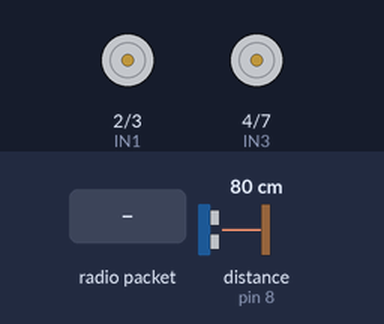
Bench run of a sketch on a simulated Arduino Uno, built with avr-gcc and run on an emulated ATmega328P. Parts: motor-driver pin pairs drawn as motors (green arrow = first pin HIGH = forward, orange = second pin HIGH = backward, longer = more drive, scaled by the enable pin). Wiring (inferred from the names in the program): ultrasonic range finder: trigger pin 9; echo pin 8. The inputs (shaded band) are chosen by the test bench; at power-on: distance to the obstacle (sensor on pin 8) 80 cm. The echo pulse lasts 58.3 µs per cm; EEPROM starts erased; no radio packets arrive unless stated.

Above: at 1.2 s.
1.3 s: radio packet "1" arrives
At 1.51 s:
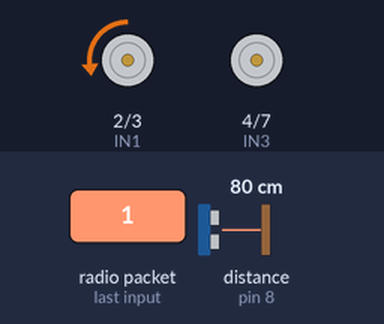
3.4 s: radio packet "0" arrives
At 4.7 s:
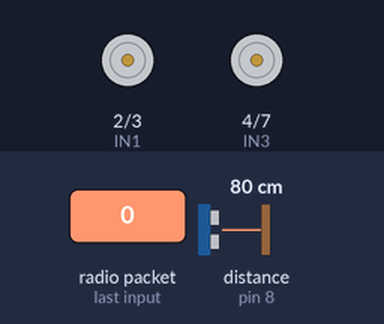
Timing chart, 0 to 6.4 s (numbered marks = the images above; inputs shaded):
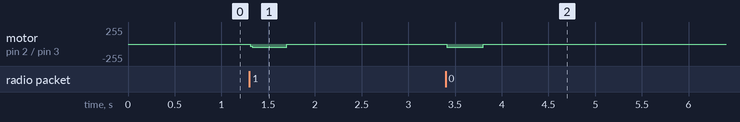

Measured:
- after the input at 1.3 s, motor on pin 2 (IN1) / pin 3 (IN2): stopped → backward 49/255 at once, → stopped 0.39 s later
- after the input at 3.4 s, motor on pin 2 (IN1) / pin 3 (IN2): stopped → backward 48/255 at once, → stopped 0.39 s later

The sketch:

aliciNrf.ino
```cpp
// ===================== ALICI (ARABA) - nRF24L01+PA+LNA =====================
// HC-05 SURUMUNUN nRF24 KARSILIGI. Kumandadan komut paketi alir, L298N ile
// 4 motoru surer, HC-SR04 ile mesafe olcer ve telemetriyi ACK PAYLOAD icinde
// kumandaya geri yollar.
//
// GEREKEN KUTUPHANE: "RF24" by TMRh20
//
// ---------------------- HC-05'TEN NE DEGISTI -------------------------
// [1] Serial hatti ARTIK BOS. #define DEBUG 1 yapip Serial Monitor'den
//     her seyi izleyebilirsin -- HC-05 surumunde bu imkansizdi.
// [2] readCommand() icindeki cerceve arama / cop byte atma / CRC dogrulama
//     KALKTI. nRF24 bize sadece CRC'si tutan tam paketleri veriyor.
// [3] RESENKRONIZASYON KALKTI. HC-05'te gerekiyordu cunku kopukken paketler
//     BT modulunun tamponunda birikip link donunce toplu dusuyordu.
//     nRF24'te boyle bir birikme yok: RX FIFO 3 paket derinliginde ve
//     her dongude tamamen bosaltiyoruz, elimizde hep EN TAZE komut kaliyor.
// [4] Ayri heartbeat gonderimi KALKTI. Telemetriyi writeAckPayload ile
//     donanim ACK'inin icine koyuyoruz; kumanda paketi gonderdigi anda
//     cevabi da almis oluyor.
// [5] crc8() fonksiyonu KALKTI (donanim CRC-16 devrede).
//
// ------------------------- BAGLANTILAR -------------------------------
//   L298N  : ENA->5, IN1->2, IN2->3, ENB->6, IN3->4, IN4->7   (DEGISMEDI)
//   HC-SR04: TRIG -> 9, ECHO -> 8                             (DEGISMEDI)
//
//   nRF24L01+PA+LNA:
//     GND  -> GND
//     VCC  -> *** 3.3V ***  (ayri AMS1117-3.3 regulator + 10-100uF kondansator)
//     CE   -> A0      <-- D9 radar TRIG'de oldugu icin analog pini digital
//                         olarak kullaniyoruz. A0 = digital 14, sorunsuz.
//     CSN  -> D10
//     SCK  -> D13
//     MOSI -> D11
//     MISO -> D12
//     IRQ  -> bos
//
//   Pin 0, 1 ve A1-A5 artik BOS.
//
// ------------------------ BESLEME UYARISI ----------------------------
// ARABADA BU DAHA KRITIK: motorlar akim cektiginde besleme cokuyor (zaten
// minVcc'yi bu yuzden izliyorsun). nRF24 3.3V'u 2.9V'un altina inerse
// modul susar. Regulatoru MOTOR BESLEMESINDEN DEGIL, mantik 5V hattindan
// besle ve modulun ucune 100 uF kondansator koy.
// Anteni takmadan guc verme.
//
// ------------------------- DAVRANIS (DEGISMEDI) ----------------------
//   mesafe > 60 cm        -> serbest
//   25 < mesafe <= 60 cm  -> ileri hiz 130 PWM ile sinirli
//   mesafe <= 25 cm       -> ileri gidis engellenir
//   Geri gitmek ve yerinde donmek her zaman serbest.
// ======================================================================

#include <SPI.h>
#include <RF24.h>
#include <EEPROM.h>

// ======================= AYAR ANAHTARLARI =============================
#define DEBUG       0     // ARTIK GUVENLE 1 YAPABILIRSIN: Serial bos.
                          // Sadece surekli print loop'u yavaslatir, unutma.
#define FREN_AKTIF  1     // 1: kopunca aktif fren, 0: serbest birak

const int MAX_PWM = 255;

const bool SOL_TERS = false;
const bool SAG_TERS = false;

const int MIN_PWM = 0;
const int GUC_YUZDE = 100;
// ======================================================================

// --------------------------- RADYO AYARLARI ---------------------------
const uint8_t CE_PIN  = A0;   // D9 radar TRIG'de: CE'yi A0'a aldik
const uint8_t CSN_PIN = 10;
RF24 radio(CE_PIN, CSN_PIN);

const uint8_t ADRES[6] = "ARB01";   // verici ile BIREBIR AYNI
const uint8_t KANAL    = 108;       // verici ile BIREBIR AYNI

// --- Paket yapisi: verici ile BIREBIR AYNI olmali ---
struct __attribute__((packed)) CommandData {
  int16_t sol;
  int16_t sag;
  uint8_t seq;
};

// --- ACK icinde kumandaya giden telemetri: verici ile BIREBIR AYNI ---
struct __attribute__((packed)) Telemetri {
  uint16_t vcc;
  uint16_t minVcc;
  uint16_t mesafe;
};

// ========================= RADAR (HC-SR04) ============================
const int TRIG_PIN = 9;
const int ECHO_PIN = 8;

const unsigned long OLCUM_PERIYOT = 80;
const unsigned long ECHO_TIMEOUT  = 12000;   // ~206 cm
const unsigned int  MESAFE_YOK    = 999;

const unsigned int DUR_MESAFE     = 25;
const unsigned int YAVASLA_MESAFE = 60;
const int          YAVAS_PWM      = 130;

unsigned int mesafe = MESAFE_YOK;
unsigned long sonOlcum = 0;
bool engelVar = false;
uint8_t yakinSayac = 0;
uint8_t uzakSayac  = 0;
// pulseIn en fazla 12 ms bloklar. nRF24 bu sirada bir sey kaybetmez:
// RX FIFO 3 paket tutar, verici 20 ms'de bir yolluyor -> 12 ms'de en fazla
// 1 paket birikir, loop donunce okunur. HC-05/SoftwareSerial'deki sorunun
// nRF24'te karsiligi YOK, cunku alma isini modul kendi basina yapiyor.
// ======================================================================

// --- EEPROM ---
const int EEPROM_MIN_ADRES = 0;
unsigned int oncekiMinVcc = 0;

// --- L298N pin tanimlari (DEGISMEDI) ---
const int ENA = 5;
const int IN1 = 2;
const int IN2 = 3;
const int ENB = 6;
const int IN3 = 4;
const int IN4 = 7;

// --- Baglanti kopma korumasi ---
unsigned long sonMesaj = 0;
const unsigned long TIMEOUT = 400;
bool linkAktif = false;

// --- PWM rampasi ve yon degisimi korumasi (DEGISMEDI) ---
int komutSol = 0, komutSag = 0;
int hedefSol = 0, hedefSag = 0;
int simdikiSol = 0, simdikiSag = 0;
unsigned long yonBekleSol = 0, yonBekleSag = 0;
unsigned long sonRampa = 0;
const unsigned long RAMPA_PERIYOT = 20;
const int RAMPA_ADIM = 30;
const unsigned long YON_BEKLEME = 70;

// --- Fren durumu ---
unsigned long frenBitis = 0;
const unsigned long FREN_SURE = 250;

// --- Vcc izleme ---
unsigned int anlikVcc = 0;
unsigned int minVcc = 9999;
unsigned long sonVccOlcum = 0;
const unsigned long VCC_PERIYOT = 2;
unsigned long sonDebug = 0;

// ----------------------------------------------------------------------
// Arduino'nun kendi besleme gerilimini olcer (DEGISMEDI)
// ----------------------------------------------------------------------
unsigned int okuVcc() {
  ADMUX = _BV(REFS0) | _BV(MUX3) | _BV(MUX2) | _BV(MUX1);
  delayMicroseconds(300);
  ADCSRA |= _BV(ADSC);
  while (ADCSRA & _BV(ADSC));
  unsigned int sonuc = ADC;
  if (sonuc == 0) return 0;
  return (unsigned int)(1125300UL / sonuc);
}

void minVccKaydet(unsigned int deger) {
  EEPROM.put(EEPROM_MIN_ADRES, deger);
}

// ----------------------------------------------------------------------
// Kumandaya gidecek telemetriyi ACK kuyruguna koy.
// Bu veri, kumandadan gelen BIR SONRAKI paketin cevabiyla birlikte gider.
// Verici 20 ms'de bir gonderdigi icin telemetri en fazla 20 ms bayat olur.
// ----------------------------------------------------------------------
void telemetriHazirla() {
  Telemetri t;
  t.vcc    = anlikVcc;
  t.minVcc = (minVcc == 9999) ? 0 : minVcc;
  t.mesafe = mesafe;
  radio.writeAckPayload(1, &t, sizeof(t));
}

// ----------------------------------------------------------------------
// Radar olcumu (DEGISMEDI)
// ----------------------------------------------------------------------
void mesafeOlc() {
  digitalWrite(TRIG_PIN, LOW);
  delayMicroseconds(2);
  digitalWrite(TRIG_PIN, HIGH);
  delayMicroseconds(10);
  digitalWrite(TRIG_PIN, LOW);

  unsigned long sure = pulseIn(ECHO_PIN, HIGH, ECHO_TIMEOUT);

  if (sure == 0) {
    mesafe = MESAFE_YOK;
  } else {
    unsigned int cm = (unsigned int)(sure / 58UL);
    if (cm < 2) cm = 2;
    mesafe = cm;
  }

  if (mesafe <= DUR_MESAFE) {
    if (yakinSayac < 10) yakinSayac++;
    uzakSayac = 0;
  } else if (mesafe > DUR_MESAFE + 5) {
    if (uzakSayac < 10) uzakSayac++;
    yakinSayac = 0;
  }

  if (yakinSayac >= 2) engelVar = true;
  if (uzakSayac  >= 3) engelVar = false;
}

// ----------------------------------------------------------------------
// Komutu radara gore sinirla (DEGISMEDI)
// ----------------------------------------------------------------------
void radarSinirla(int &sol, int &sag) {
  bool yerindeDonus = ((sol > 0 && sag < 0) || (sol < 0 && sag > 0));
  if (yerindeDonus) return;

  if (engelVar) {
    if (sol > 0) sol = 0;
    if (sag > 0) sag = 0;
  } else if (mesafe <= YAVASLA_MESAFE) {
    if (sol > YAVAS_PWM) sol = YAVAS_PWM;
    if (sag > YAVAS_PWM) sag = YAVAS_PWM;
  }
}

// ----------------------------------------------------------------------
// PWM olcekleme ve motor surme (DEGISMEDI)
// ----------------------------------------------------------------------
int pwmOlcekle(int hiz) {
  if (hiz <= 0) return 0;
  if (hiz > 255) hiz = 255;

  long tavan = (long)MAX_PWM * GUC_YUZDE / 100;
  if (tavan < MIN_PWM) tavan = MIN_PWM;

  return (int)(MIN_PWM + ((long)hiz * (tavan - MIN_PWM)) / 255);
}

void solMotor(int hiz) {
  bool ileriYon = (hiz >= 0);
  if (hiz < 0) hiz = -hiz;

  if (ileriYon != SOL_TERS) { digitalWrite(IN1, LOW);  digitalWrite(IN2, HIGH); }
  else                      { digitalWrite(IN1, HIGH); digitalWrite(IN2, LOW);  }

  analogWrite(ENA, pwmOlcekle(hiz));
}

void sagMotor(int hiz) {
  bool ileriYon = (hiz >= 0);
  if (hiz < 0) hiz = -hiz;

  if (ileriYon != SAG_TERS) { digitalWrite(IN3, LOW);  digitalWrite(IN4, HIGH); }
  else                      { digitalWrite(IN3, HIGH); digitalWrite(IN4, LOW);  }

  analogWrite(ENB, pwmOlcekle(hiz));
}

void dur() {
  analogWrite(ENA, 0);     analogWrite(ENB, 0);
  digitalWrite(IN1, LOW);  digitalWrite(IN2, LOW);
  digitalWrite(IN3, LOW);  digitalWrite(IN4, LOW);
}

void fren() {
  digitalWrite(IN1, HIGH); digitalWrite(IN2, HIGH);
  digitalWrite(IN3, HIGH); digitalWrite(IN4, HIGH);
  analogWrite(ENA, 255);   analogWrite(ENB, 255);
}

int rampa(int simdiki, int hedef, unsigned long &bekle) {
  unsigned long simdi = millis();

  bool yonDegisimi = ((long)hedef * (long)simdiki < 0);
  if (yonDegisimi) hedef = 0;

  if (simdiki == 0) {
    if (bekle != 0) {
      if (simdi < bekle) return 0;
      bekle = 0;
    }
  }

  int yeni = simdiki;
  if (hedef > yeni)      { yeni += RAMPA_ADIM; if (yeni > hedef) yeni = hedef; }
  else if (hedef < yeni) { yeni -= RAMPA_ADIM; if (yeni < hedef) yeni = hedef; }

  if (yonDegisimi && yeni == 0 && simdiki != 0) bekle = simdi + YON_BEKLEME;

  return yeni;
}

void motorlariGuncelle() {
  unsigned long simdi = millis();

  if (frenBitis != 0) {
    if (simdi < frenBitis) return;
    frenBitis = 0;
    dur();
    return;
  }

  if (simdi - sonRampa < RAMPA_PERIYOT) return;
  sonRampa = simdi;

  simdikiSol = rampa(simdikiSol, hedefSol, yonBekleSol);
  simdikiSag = rampa(simdikiSag, hedefSag, yonBekleSag);

  solMotor(simdikiSol);
  sagMotor(simdikiSag);
}

// Baglanti koptu: her seyi sifirla, frenle.
// HC-05 surumundeki resenkron modu YOK: tekrar paket gelir gelmez devam.
void linkKoptu() {
  linkAktif  = false;
  komutSol   = 0;  komutSag   = 0;
  hedefSol   = 0;  hedefSag   = 0;
  simdikiSol = 0;  simdikiSag = 0;
  yonBekleSol = 0; yonBekleSag = 0;

#if FREN_AKTIF
  fren();
  frenBitis = millis() + FREN_SURE;
#else
  dur();
  frenBitis = 0;
#endif
}

void setup() {
#if DEBUG
  Serial.begin(115200);
#endif

  pinMode(ENA, OUTPUT); pinMode(ENB, OUTPUT);
  pinMode(IN1, OUTPUT); pinMode(IN2, OUTPUT);
  pinMode(IN3, OUTPUT); pinMode(IN4, OUTPUT);

  pinMode(TRIG_PIN, OUTPUT);
  pinMode(ECHO_PIN, INPUT);
  digitalWrite(TRIG_PIN, LOW);

  dur();                   // acilista motorlar kesin dursun
  linkAktif = false;

  // ------------------------- RADYOYU BASLAT -------------------------
  if (!radio.begin()) {
#if DEBUG
    Serial.println(F("nRF24 yok: SPI kablolari / 3.3V besleme kontrol"));
#endif
    while (1) { dur(); }   // radyo yoksa araba asla hareket etmemeli
  }

  radio.setPALevel(RF24_PA_MAX);
  radio.setDataRate(RF24_250KBPS);     // verici ile AYNI olmali
  radio.setChannel(KANAL);
  radio.setCRCLength(RF24_CRC_16);
  radio.setRetries(5, 5);

  radio.enableDynamicPayloads();
  radio.enableAckPayload();
  radio.openReadingPipe(1, ADRES);
  radio.startListening();              // biz aliciyiz (PRX)

  telemetriHazirla();                  // ilk ACK'e konacak veri hazir olsun

  // --- Onceki surusten kalan dip degeri oku ---
  EEPROM.get(EEPROM_MIN_ADRES, oncekiMinVcc);
  if (oncekiMinVcc < 2000 || oncekiMinVcc > 6000) oncekiMinVcc = 0;
#if DEBUG
  Serial.println();
  Serial.print(F("=== ONCEKI SURUSTE GORULEN EN DUSUK Vcc: "));
  if (oncekiMinVcc == 0) Serial.print(F("kayit yok"));
  else { Serial.print(oncekiMinVcc); Serial.print(F(" mV")); }
  Serial.println(F(" ==="));
#endif

  minVccKaydet(0xFFFF);
  minVcc = 9999;
}

void loop() {
  unsigned long simdi = millis();

  // --- Gelen komutlari oku ---
  // FIFO'yu TAMAMEN bosaltiyoruz; elimizde en son gelen (en taze) komut kalir.
  // HC-05'teki "bayat paket" problemi burada bu tek satirla cozuluyor.
  bool yeniPaket = false;
  CommandData cmd;
  while (radio.available()) {
    radio.read(&cmd, sizeof(cmd));
    yeniPaket = true;
  }

  if (yeniPaket) {
    if (cmd.sol >= -255 && cmd.sol <= 255 && cmd.sag >= -255 && cmd.sag <= 255) {
      komutSol = constrain(cmd.sol, -MAX_PWM, MAX_PWM);
      komutSag = constrain(cmd.sag, -MAX_PWM, MAX_PWM);
      sonMesaj = simdi;
      linkAktif = true;
    }
    telemetriHazirla();          // bir sonraki ACK icin taze veri yukle
  }

  if (linkAktif && (simdi - sonMesaj > TIMEOUT)) {
    linkKoptu();                 // sessizlik = kumanda gitti
  }

  // --- Radar ---
  if (simdi - sonOlcum >= OLCUM_PERIYOT) {
    sonOlcum = simdi;
    mesafeOlc();
  }

  // --- Ham komutu radara gore sinirla ---
  hedefSol = komutSol;
  hedefSag = komutSag;
  radarSinirla(hedefSol, hedefSag);

  // --- Besleme gerilimini ornekle ---
  if (simdi - sonVccOlcum >= VCC_PERIYOT) {
    sonVccOlcum = simdi;
    unsigned int v = okuVcc();
    if (v > 2000) {
      anlikVcc = v;
      if (v < minVcc) {
        minVcc = v;
        minVccKaydet(minVcc);
      }
    }
  }

  // --- Rampa + motor guncelleme ---
  motorlariGuncelle();

#if DEBUG
  if (simdi - sonDebug >= 500) {
    sonDebug = simdi;
    Serial.print(F("link="));   Serial.print(linkAktif ? 1 : 0);
    Serial.print(F(" sol="));   Serial.print(simdikiSol);
    Serial.print(F(" sag="));   Serial.print(simdikiSag);
    Serial.print(F(" Vcc="));   Serial.print(anlikVcc);
    Serial.print(F(" min="));   Serial.print(minVcc);
    Serial.print(F(" mes="));   Serial.print(mesafe);
    Serial.print(F(" engel=")); Serial.println(engelVar ? 1 : 0);
  }
#endif
}
```
